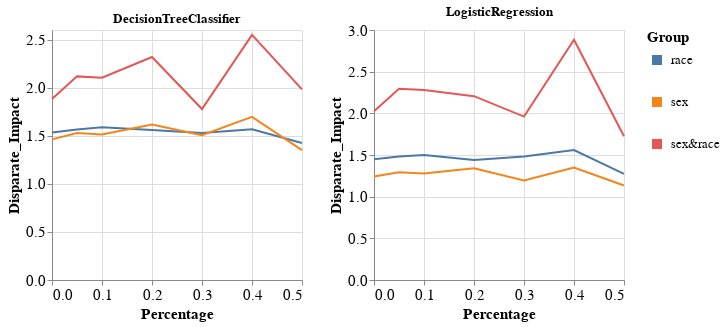

Source (notebook cell):
### Code cell
visualizer.create_groups_grid_pct_lines_per_model_plot(group_metric='Disparate_Impact',
                                                       target_preprocessing_technique=PREPROCESSING_TECHNIQUES[0],
                                                       model_names=MODEL_NAMES[:2])

### Figure 1 — Vega-Lite specification as saved in the notebook (floating-point values rounded to 4 significant figures)
{"config": {"view": {"continuousWidth": 400, "continuousHeight": 300}, "axis": {"labelFontSize": 15, "titleFontSize": 15}, "legend": {"labelFontSize": 13, "symbolStrokeWidth": 10, "titleFontSize": 15}}, "vconcat": [{"hconcat": [{"mark": "line", "encoding": {"color": {"field": "Group", "type": "nominal"}, "x": {"field": "Percentage", "type": "quantitative"}, "y": {"field": "Metric_Value", "title": "Disparate_Impact", "type": "quantitative"}}, "height": 250, "title": "DecisionTreeClassifier", "width": 250}, {"data": {"name": "data-884cfbcaba145a10f6a6706a074e84d2"}, "mark": "line", "encoding": {"color": {"field": "Group", "type": "nominal"}, "x": {"field": "Percentage", "type": "quantitative"}, "y": {"field": "Metric_Value", "title": "Disparate_Impact", "type": "quantitative"}}, "height": 250, "title": "LogisticRegression", "width": 250}]}], "data": {"name": "data-2312f7fefe9944a2f1e3591ea9cd5f52"}, "$schema": "https://vega.github.io/schema/vega-lite/v4.17.0.json", "datasets": {"data-2312f7fefe9944a2f1e3591ea9cd5f52": [{"Model_Name": "DecisionTreeClassifier", "Metric": "Disparate_Impact", "Group": "race", "Metric_Value": 1.535, "Percentage": 0.0}, {"Model_Name": "DecisionTreeClassifier", "Metric": "Disparate_Impact", "Group": "sex", "Metric_Value": 1.462, "Percentage": 0.0}, {"Model_Name": "DecisionTreeClassifier", "Metric": "Disparate_Impact", "Group": "sex&race", "Metric_Value": 1.882, "Percentage": 0.0}, {"Model_Name": "DecisionTreeClassifier", "Metric": "Disparate_Impact", "Group": "race", "Metric_Value": 1.566, "Percentage": 0.05}, {"Model_Name": "DecisionTreeClassifier", "Metric": "Disparate_Impact", "Group": "sex", "Metric_Value": 1.529, "Percentage": 0.05}, {"Model_Name": "DecisionTreeClassifier", "Metric": "Disparate_Impact", "Group": "sex&race", "Metric_Value": 2.118, "Percentage": 0.05}, {"Model_Name": "DecisionTreeClassifier", "Metric": "Disparate_Impact", "Group": "race", "Metric_Value": 1.589, "Percentage": 0.1}, {"Model_Name": "DecisionTreeClassifier", "Metric": "Disparate_Impact", "Group": "sex", "Metric_Value": 1.512, "Percentage": 0.1}, {"Model_Name": "DecisionTreeClassifier", "Metric": "Disparate_Impact", "Group": "sex&race", "Metric_Value": 2.103, "Percentage": 0.1}, {"Model_Name": "DecisionTreeClassifier", "Metric": "Disparate_Impact", "Group": "race", "Metric_Value": 1.56, "Percentage": 0.2}, {"Model_Name": "DecisionTreeClassifier", "Metric": "Disparate_Impact", "Group": "sex", "Metric_Value": 1.618, "Percentage": 0.2}, {"Model_Name": "DecisionTreeClassifier", "Metric": "Disparate_Impact", "Group": "sex&race", "Metric_Value": 2.319, "Percentage": 0.2}, {"Model_Name": "DecisionTreeClassifier", "Metric": "Disparate_Impact", "Group": "race", "Metric_Value": 1.529, "Percentage": 0.3}, {"Model_Name": "DecisionTreeClassifier", "Metric": "Disparate_Impact", "Group": "sex", "Metric_Value": 1.506, "Percentage": 0.3}, {"Model_Name": "DecisionTreeClassifier", "Metric": "Disparate_Impact", "Group": "sex&race", "Metric_Value": 1.778, "Percentage": 0.3}, {"Model_Name": "DecisionTreeClassifier", "Metric": "Disparate_Impact", "Group": "race", "Metric_Value": 1.568, "Percentage": 0.4}, {"Model_Name": "DecisionTreeClassifier", "Metric": "Disparate_Impact", "Group": "sex", "Metric_Value": 1.697, "Percentage": 0.4}, {"Model_Name": "DecisionTreeClassifier", "Metric": "Disparate_Impact", "Group": "sex&race", "Metric_Value": 2.549, "Percentage": 0.4}, {"Model_Name": "DecisionTreeClassifier", "Metric": "Disparate_Impact", "Group": "race", "Metric_Value": 1.425, "Percentage": 0.5}, {"Model_Name": "DecisionTreeClassifier", "Metric": "Disparate_Impact", "Group": "sex", "Metric_Value": 1.351, "Percentage": 0.5}, {"Model_Name": "DecisionTreeClassifier", "Metric": "Disparate_Impact", "Group": "sex&race", "Metric_Value": 1.983, "Percentage": 0.5}], "data-884cfbcaba145a10f6a6706a074e84d2": [{"Model_Name": "LogisticRegression", "Metric": "Disparate_Impact", "Group": "race", "Metric_Value": 1.449, "Percentage": 0.0}, {"Model_Name": "LogisticRegression", "Metric": "Disparate_Impact", "Group": "sex", "Metric_Value": 1.242, "Percentage": 0.0}, {"Model_Name": "LogisticRegression", "Metric": "Disparate_Impact", "Group": "sex&race", "Metric_Value": 2.026, "Percentage": 0.0}, {"Model_Name": "LogisticRegression", "Metric": "Disparate_Impact", "Group": "race", "Metric_Value": 1.482, "Percentage": 0.05}, {"Model_Name": "LogisticRegression", "Metric": "Disparate_Impact", "Group": "sex", "Metric_Value": 1.292, "Percentage": 0.05}, {"Model_Name": "LogisticRegression", "Metric": "Disparate_Impact", "Group": "sex&race", "Metric_Value": 2.294, "Percentage": 0.05}, {"Model_Name": "LogisticRegression", "Metric": "Disparate_Impact", "Group": "race", "Metric_Value": 1.5, "Percentage": 0.1}, {"Model_Name": "LogisticRegression", "Metric": "Disparate_Impact", "Group": "sex", "Metric_Value": 1.279, "Percentage": 0.1}, {"Model_Name": "LogisticRegression", "Metric": "Disparate_Impact", "Group": "sex&race", "Metric_Value": 2.279, "Percentage": 0.1}, {"Model_Name": "LogisticRegression", "Metric": "Disparate_Impact", "Group": "race", "Metric_Value": 1.44, "Percentage": 0.2}, {"Model_Name": "LogisticRegression", "Metric": "Disparate_Impact", "Group": "sex", "Metric_Value": 1.34, "Percentage": 0.2}, {"Model_Name": "LogisticRegression", "Metric": "Disparate_Impact", "Group": "sex&race", "Metric_Value": 2.206, "Percentage": 0.2}, {"Model_Name": "LogisticRegression", "Metric": "Disparate_Impact", "Group": "race", "Metric_Value": 1.483, "Percentage": 0.3}, {"Model_Name": "LogisticRegression", "Metric": "Disparate_Impact", "Group": "sex", "Metric_Value": 1.194, "Percentage": 0.3}, {"Model_Name": "LogisticRegression", "Metric": "Disparate_Impact", "Group": "sex&race", "Metric_Value": 1.961, "Percentage": 0.3}, {"Model_Name": "LogisticRegression", "Metric": "Disparate_Impact", "Group": "race", "Metric_Value": 1.56, "Percentage": 0.4}, {"Model_Name": "LogisticRegression", "Metric": "Disparate_Impact", "Group": "sex", "Metric_Value": 1.35, "Percentage": 0.4}, {"Model_Name": "LogisticRegression", "Metric": "Disparate_Impact", "Group": "sex&race", "Metric_Value": 2.882, "Percentage": 0.4}, {"Model_Name": "LogisticRegression", "Metric": "Disparate_Impact", "Group": "race", "Metric_Value": 1.273, "Percentage": 0.5}, {"Model_Name": "LogisticRegression", "Metric": "Disparate_Impact", "Group": "sex", "Metric_Value": 1.135, "Percentage": 0.5}, {"Model_Name": "LogisticRegression", "Metric": "Disparate_Impact", "Group": "sex&race", "Metric_Value": 1.725, "Percentage": 0.5}]}}
